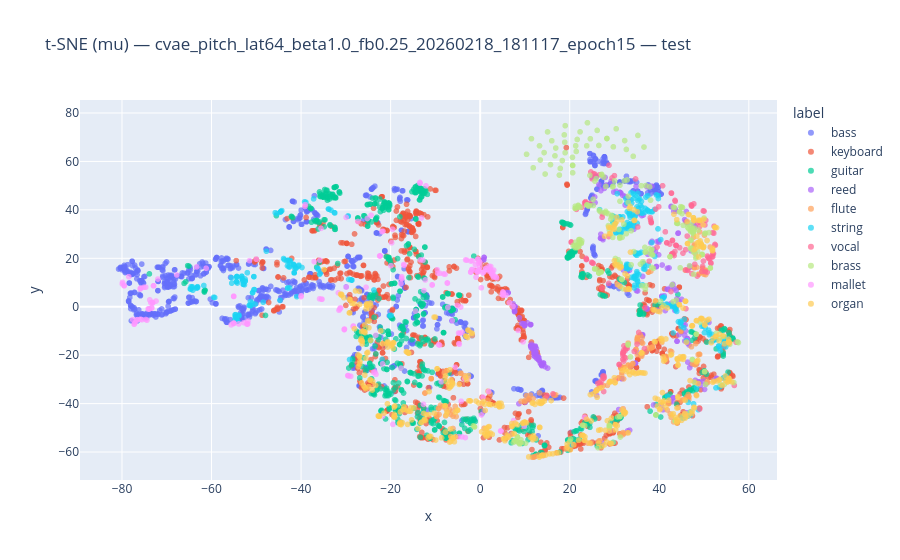
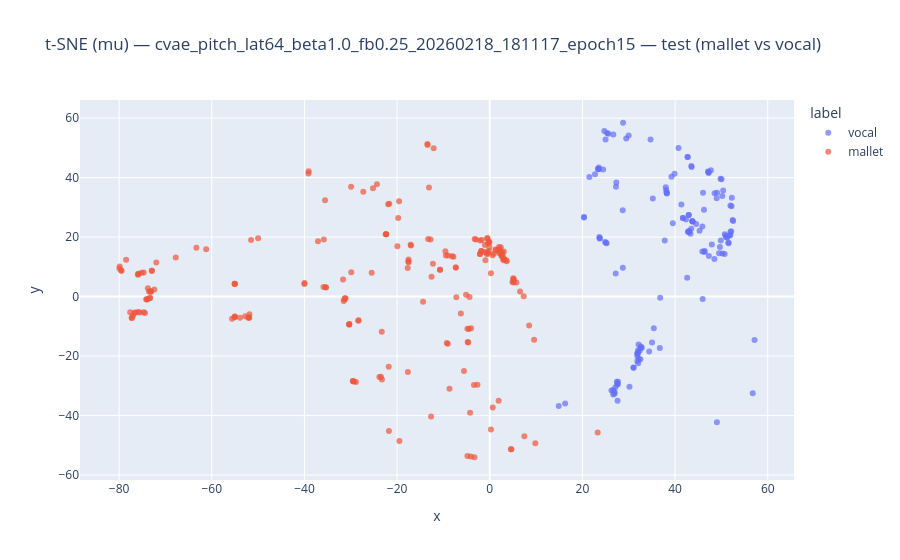

Notebook source saved alongside these figures, in order:
### Code cell
# 6.5) t-SNE visualization (fit or load cached embeddings)
from vae_timbre_spaces.analysis.tsne import (
    fit_tsne,
    save_tsne_embeddings,
    load_tsne_embeddings,
    plot_tsne,
)

TSNE_EMB2D_PATH = Path('outputs') / 'analysis' / f'tsne2d_{SPLIT}_{model_name}.npz'

labels = [family_to_name(f) for f in family_all]
labels_arr = np.array(labels)

if TSNE_EMB2D_PATH.exists():
    tsne_data = load_tsne_embeddings(TSNE_EMB2D_PATH)
    emb2d = tsne_data['emb2d']
    print('Loaded t-SNE embeddings from:', TSNE_EMB2D_PATH)
else:
    print('Fitting t-SNE (this may take a while)...')
    tsne, emb2d = fit_tsne(mu_all, perplexity=30, random_state=42)
    save_tsne_embeddings(TSNE_EMB2D_PATH, emb2d, {'labels': labels, 'pitch': pitch_all, 'family': family_all, 'keys': keys_all})
    print('Saved t-SNE embeddings to:', TSNE_EMB2D_PATH)

# Full plot
tsne_plot_path = PLOTS_RUN_DIR / f'tsne_{model_name}_{SPLIT}.html'
fig = plot_tsne(emb2d, labels_arr, title=f't-SNE (mu) — {model_name} — {SPLIT}', save_path=tsne_plot_path)
print('Saved t-SNE plot (html):', tsne_plot_path)

# Filtered plot (mallet vs vocal)
filtered_plot_path = PLOTS_RUN_DIR / f'tsne_{model_name}_{SPLIT}_mallet_vocal.html'
fig2 = plot_tsne(emb2d, labels_arr, title=f't-SNE (mu) — {model_name} — {SPLIT} (mallet vs vocal)', save_path=filtered_plot_path, filter_labels=['mallet', 'vocal'])
print('Saved filtered t-SNE plot (html):', filtered_plot_path)

### Figure 1 — Plotly figure (JSON) as saved in the notebook; plotly's stock layout.template omitted (floating-point values rounded to 4 significant figures; data arrays with more than 128 entries replaced by an {"elided": "..."} marker saying what was removed)
{"data": [{"hovertemplate": "label=bass<br>x=%{x}<br>y=%{y}<extra></extra>", "legendgroup": "bass", "marker": {"color": "#636efa", "opacity": 0.7, "symbol": "circle"}, "mode": "markers", "name": "bass", "showlegend": true, "type": "scattergl", "x": {"elided": "843 float values"}, "xaxis": "x", "y": {"elided": "843 float values"}, "yaxis": "y"}, {"hovertemplate": "label=keyboard<br>x=%{x}<br>y=%{y}<extra></extra>", "legendgroup": "keyboard", "marker": {"color": "#EF553B", "opacity": 0.7, "symbol": "circle"}, "mode": "markers", "name": "keyboard", "showlegend": true, "type": "scattergl", "x": {"elided": "766 float values"}, "xaxis": "x", "y": {"elided": "766 float values"}, "yaxis": "y"}, {"hovertemplate": "label=guitar<br>x=%{x}<br>y=%{y}<extra></extra>", "legendgroup": "guitar", "marker": {"color": "#00cc96", "opacity": 0.7, "symbol": "circle"}, "mode": "markers", "name": "guitar", "showlegend": true, "type": "scattergl", "x": {"elided": "652 float values"}, "xaxis": "x", "y": {"elided": "652 float values"}, "yaxis": "y"}, {"hovertemplate": "label=reed<br>x=%{x}<br>y=%{y}<extra></extra>", "legendgroup": "reed", "marker": {"color": "#ab63fa", "opacity": 0.7, "symbol": "circle"}, "mode": "markers", "name": "reed", "showlegend": true, "type": "scattergl", "x": {"elided": "235 float values"}, "xaxis": "x", "y": {"elided": "235 float values"}, "yaxis": "y"}, {"hovertemplate": "label=flute<br>x=%{x}<br>y=%{y}<extra></extra>", "legendgroup": "flute", "marker": {"color": "#FFA15A", "opacity": 0.7, "symbol": "circle"}, "mode": "markers", "name": "flute", "showlegend": true, "type": "scattergl", "x": {"elided": "180 float values"}, "xaxis": "x", "y": {"elided": "180 float values"}, "yaxis": "y"}, {"hovertemplate": "label=string<br>x=%{x}<br>y=%{y}<extra></extra>", "legendgroup": "string", "marker": {"color": "#19d3f3", "opacity": 0.7, "symbol": "circle"}, "mode": "markers", "name": "string", "showlegend": true, "type": "scattergl", "x": {"elided": "306 float values"}, "xaxis": "x", "y": {"elided": "306 float values"}, "yaxis": "y"}, {"hovertemplate": "label=vocal<br>x=%{x}<br>y=%{y}<extra></extra>", "legendgroup": "vocal", "marker": {"color": "#FF6692", "opacity": 0.7, "symbol": "circle"}, "mode": "markers", "name": "vocal", "showlegend": true, "type": "scattergl", "x": {"elided": "141 float values"}, "xaxis": "x", "y": {"elided": "141 float values"}, "yaxis": "y"}, {"hovertemplate": "label=brass<br>x=%{x}<br>y=%{y}<extra></extra>", "legendgroup": "brass", "marker": {"color": "#B6E880", "opacity": 0.7, "symbol": "circle"}, "mode": "markers", "name": "brass", "showlegend": true, "type": "scattergl", "x": {"elided": "269 float values"}, "xaxis": "x", "y": {"elided": "269 float values"}, "yaxis": "y"}, {"hovertemplate": "label=mallet<br>x=%{x}<br>y=%{y}<extra></extra>", "legendgroup": "mallet", "marker": {"color": "#FF97FF", "opacity": 0.7, "symbol": "circle"}, "mode": "markers", "name": "mallet", "showlegend": true, "type": "scattergl", "x": {"elided": "202 float values"}, "xaxis": "x", "y": {"elided": "202 float values"}, "yaxis": "y"}, {"hovertemplate": "label=organ<br>x=%{x}<br>y=%{y}<extra></extra>", "legendgroup": "organ", "marker": {"color": "#FECB52", "opacity": 0.7, "symbol": "circle"}, "mode": "markers", "name": "organ", "showlegend": true, "type": "scattergl", "x": {"elided": "502 float values"}, "xaxis": "x", "y": {"elided": "502 float values"}, "yaxis": "y"}], "layout": {"legend": {"title": {"text": "label"}, "tracegroupgap": 0}, "title": {"text": "t-SNE (mu) — cvae_pitch_lat64_beta1.0_fb0.25_20260218_181117_epoch15 — test"}, "xaxis": {"anchor": "y", "domain": [0, 1], "title": {"text": "x"}}, "yaxis": {"anchor": "x", "domain": [0, 1], "title": {"text": "y"}}}}

### Figure 2 — Plotly figure (JSON) as saved in the notebook; plotly's stock layout.template omitted (floating-point values rounded to 4 significant figures; data arrays with more than 128 entries replaced by an {"elided": "..."} marker saying what was removed)
{"data": [{"hovertemplate": "label=vocal<br>x=%{x}<br>y=%{y}<extra></extra>", "legendgroup": "vocal", "marker": {"color": "#636efa", "opacity": 0.7, "symbol": "circle"}, "mode": "markers", "name": "vocal", "orientation": "v", "showlegend": true, "type": "scatter", "x": {"elided": "141 float values"}, "xaxis": "x", "y": {"elided": "141 float values"}, "yaxis": "y"}, {"hovertemplate": "label=mallet<br>x=%{x}<br>y=%{y}<extra></extra>", "legendgroup": "mallet", "marker": {"color": "#EF553B", "opacity": 0.7, "symbol": "circle"}, "mode": "markers", "name": "mallet", "orientation": "v", "showlegend": true, "type": "scatter", "x": {"elided": "202 float values"}, "xaxis": "x", "y": {"elided": "202 float values"}, "yaxis": "y"}], "layout": {"legend": {"title": {"text": "label"}, "tracegroupgap": 0}, "title": {"text": "t-SNE (mu) — cvae_pitch_lat64_beta1.0_fb0.25_20260218_181117_epoch15 — test (mallet vs vocal)"}, "xaxis": {"anchor": "y", "domain": [0, 1], "title": {"text": "x"}}, "yaxis": {"anchor": "x", "domain": [0, 1], "title": {"text": "y"}}}}
